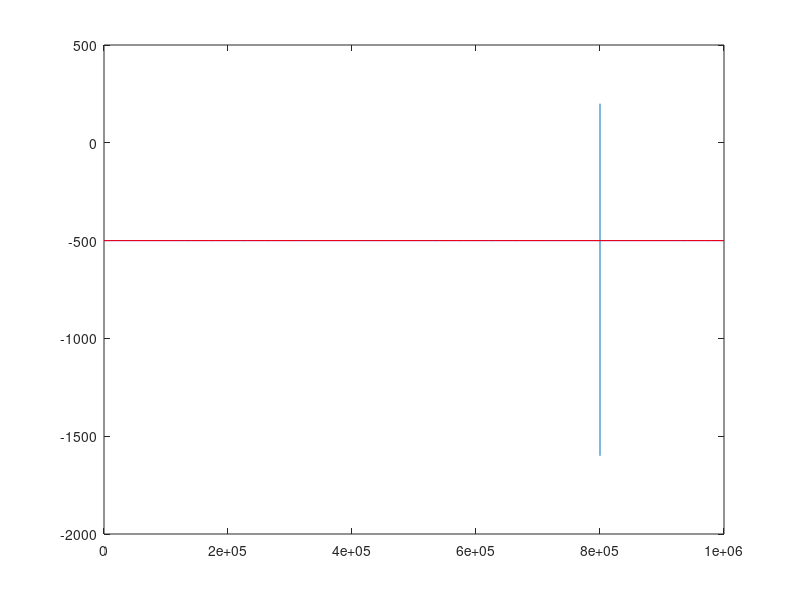

MATLAB code to generate this figure: (Note: this script raises an error after producing the figure.)
% Currently this is putting a block of ice on a bed (constant thickness in
% time and spans only part of the domain). 

% Not Working: (06/11/19) 
%   - The bed does not depress away from the ice sheet 
%   - When water is added, it eventually goes back to zero 
%        bed depression because the sea surface height doesn't change
%   - Kelvin function affects seem really small 

close all; 
clear all; 

tsteps = 6000;

rho_i = 917;    % density of ice (kg/m^3) 
rho_b = 2650;   % density of bed (kg/m^3)
rho_w = 1000;   % density of water (kg/m^3)
gamma = rho_i/rho_b;  % displaced bed by ice
lambda = rho_i/rho_w; % (height ice)lambda = (height water)

x = 0:10:1000;
x = x.*1000;
h1 = 5000.*ones(length(x),1); 
h1(80:end)=0.0;
h1_eq = zeros(length(x),1);
L2 = 10; 
H2 = 100;
hg = 100;
b = -500.*ones(length(x),1);

h_ice_sup_water = b.*1/lambda;
h_ice_sup_water(b>0) = 0;
h_ice_depress_bed = h1+h_ice_sup_water;

b0 = b;
%b_eq = b0 - h_ice_depress_bed.*gamma;
b_eq = b; %0.*ones(length(x),1);
tau = 2000; 

 
t = 0;
%while abs(b_eq-b)>1
%while abs((b0-b)/(b0-b_eq))>1
for t=1:tsteps
    plot(x,b,'b'); hold on; plot([800000 800000],[-1600 200]);%plot(x,h1+b,'k'); 
    %plot(x,h1,'g'); 
    plot(x,b_eq,'r');%ylim([-100,100]);
    H2 = mean(h1);
    [bNew,hxNew] = bedSpring_v2(x,h1,h1_eq,b,b_eq,tau);
    b = bNew; h1 = hxNew;
%    b_eq = b_eqNew;
%    t=t+1;
end

plot(x,bNew,'k','linewidth',2);


    